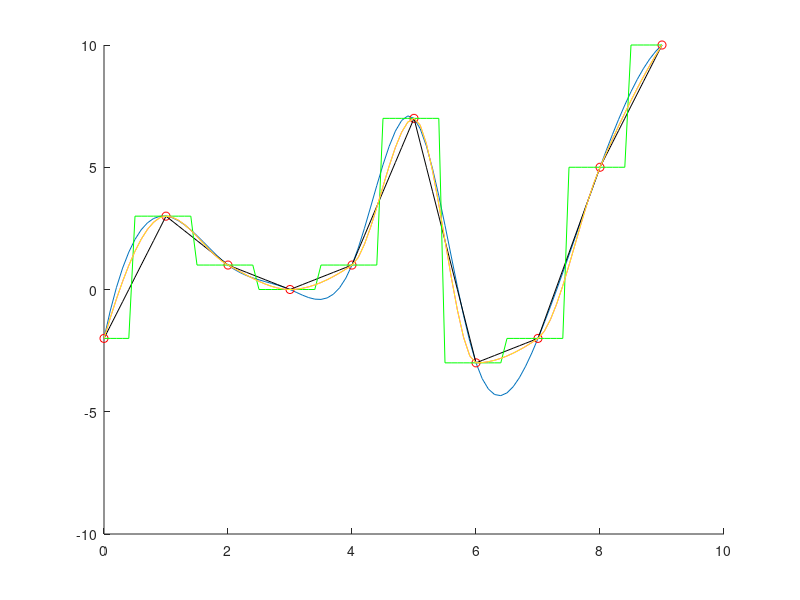

Write MATLAB code to recreate this figure.
x=[0,1,2,3,4,5,6,7,8,9];
y=[-2,3,1,0,1,7,-3,-2,5,10];

xx=0:0.1:10;
yy1=interp1(x,y,xx,'linear');
yy2=interp1(x,y,xx,'spline');
yy3=interp1(x,y,xx,'nearest');
yy4=interp1(x,y,xx,'pchip');
yy5=interp1(x,y,xx,'cubic');
hold on;
plot(xx,yy2,x,y,'ro');
plot(xx,yy1,'k');
plot(xx,yy3,'g');
plot(xx,yy4,'m');
plot(xx,yy5,'y');